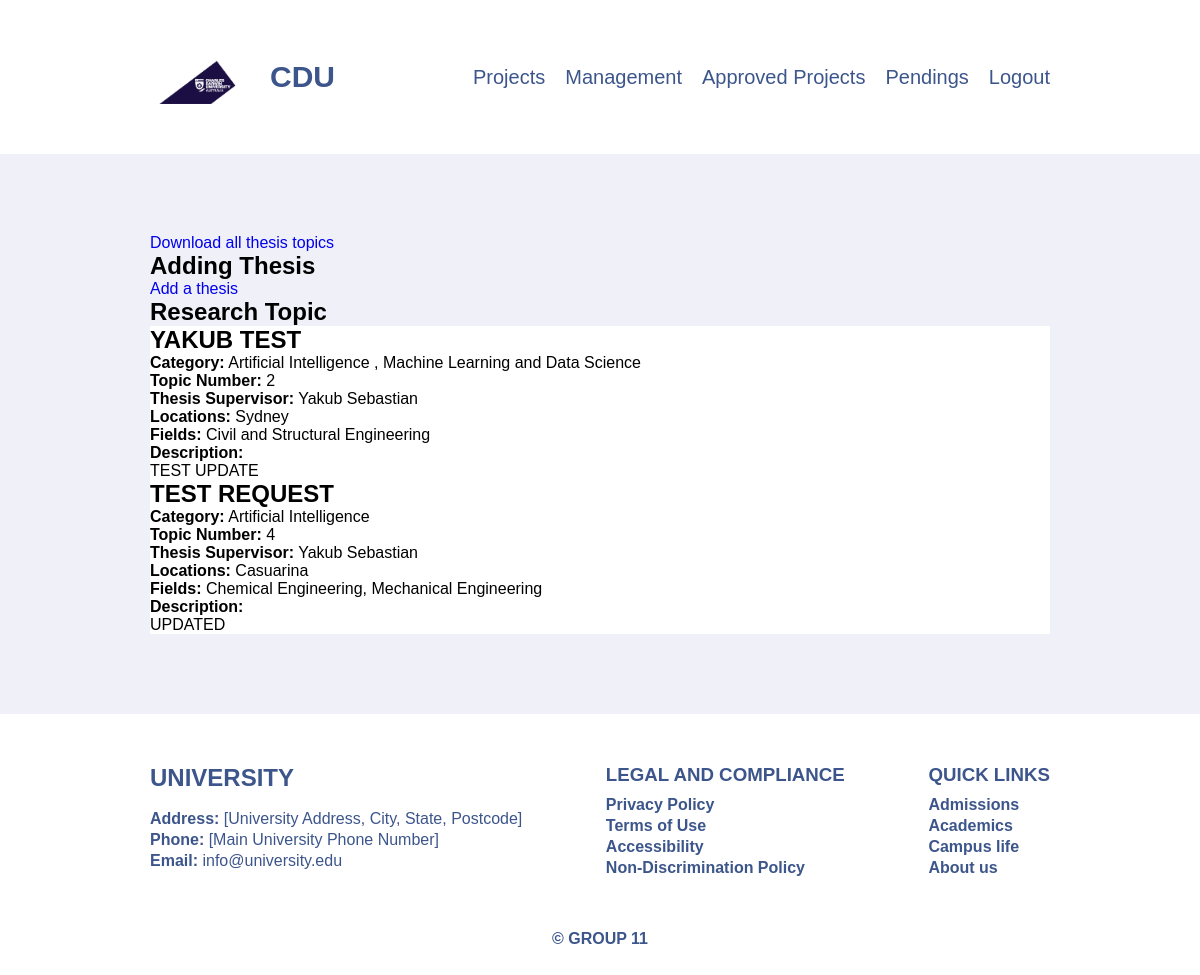
/management/projects/ (signed in), run on an earlier commit of the app's database.
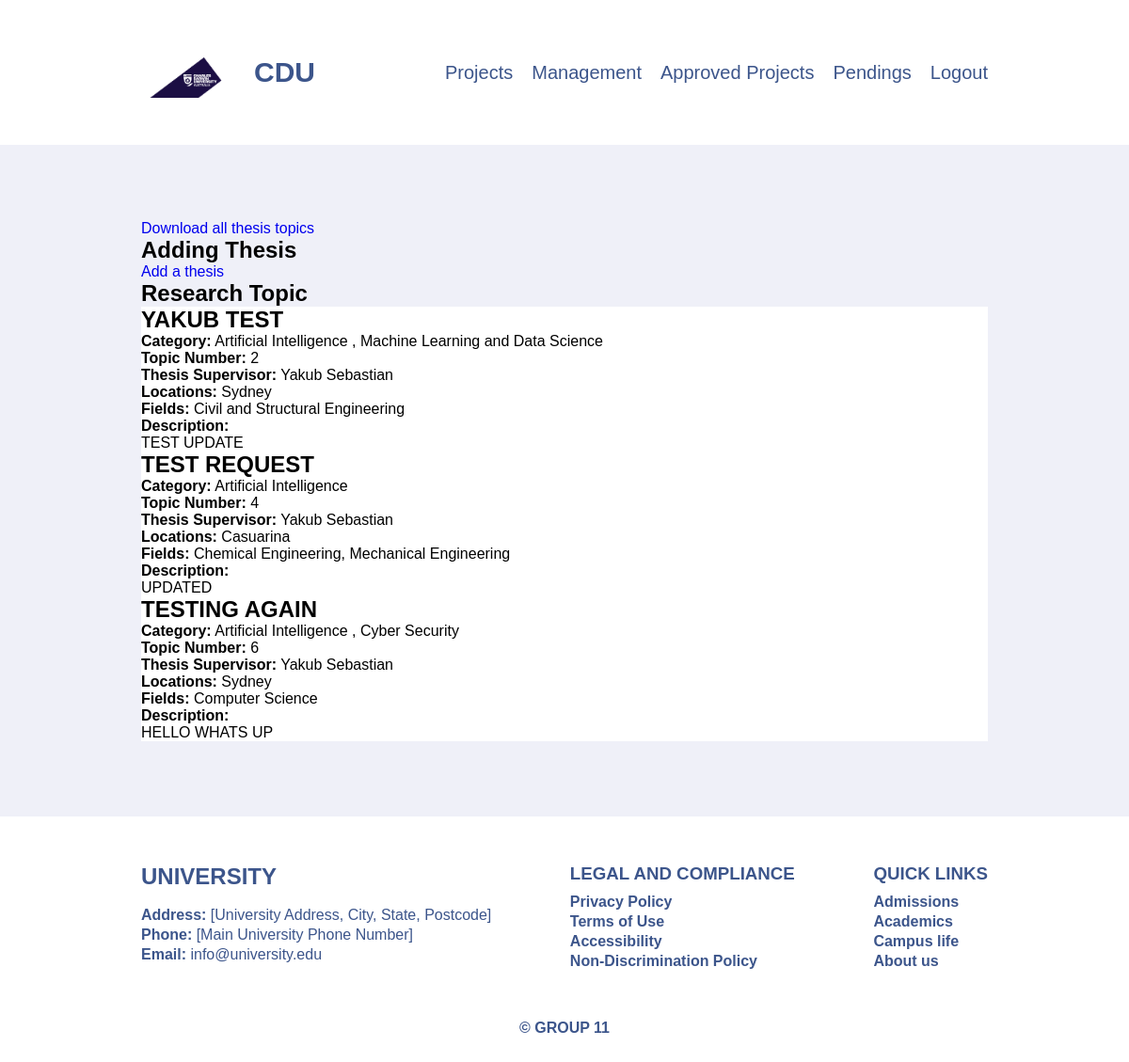
And on a later commit of the database.
### management/models.py (models this page shows, shortened)
class Project(models.Model):
    supervisor = models.ForeignKey(User, null=True, on_delete=models.SET_NULL)
    title = models.CharField(max_length=100, null=True)
    category = models.ManyToManyField("Category", blank=True)
    topic_num = models.PositiveIntegerField("Topic number", null=True, unique=True)
    location = models.ManyToManyField("Location", blank=True)
    research_areas = models.ManyToManyField("ResearchArea", blank=True)
    description = models.TextField(blank=True)

class Category(models.Model):
    name = models.CharField(max_length=100)

class Location(models.Model):
    name = models.CharField(max_length=30)

class ResearchArea(models.Model):
    name = models.CharField(max_length=60)

### accounts/models.py (models this page shows)
class User(AbstractUser):
    USER_TYPE_CHOICES = (
        ('unit_coordinator', 'Unit Coordinator'),
        ('supervisor', 'Supervisor'),
        ('student', 'Student'),
    )
    user_type = models.CharField(max_length=20, choices=USER_TYPE_CHOICES, default='student')
    groups = models.ManyToManyField(
        'auth.Group',
        verbose_name='groups',
        blank=True,
        help_text='The groups this user belongs to. A user will get all permissions granted to each of their groups.',
        related_name='custom_user_set',
        related_query_name='user',
    )
    user_permissions = models.ManyToManyField(
        'auth.Permission',
        verbose_name='user permissions',
        blank=True,
        help_text='Specific permissions for this user.',
        related_name='custom_user_set',
        related_query_name='user',
    )

### management/views.py (the view)
# urls.py: path("projects/", views.manage_project, name="manage-project"),
@login_required
@user_passes_test(lambda user: user.user_type in ['supervisor', 'unit_coordinator'])
def manage_project(request):
    projects_list = Project.objects.all().order_by("topic_num")
    context = {
        "projects": projects_list
    }
    return render(request, "management/management_project.html", context)

### management/templates/management/management_project.html (shortened to what this page needs)
{% extends "management/management_base.html" %}
{% load static %}
{% block css_files %}
    <link rel="stylesheet" href="{% static "management/management_project.css"%}">
{% endblock %}
{% block content %}
{% if user.is_authenticated  %}
    {% if user.user_type == "unit_coordinator" or user.user_type == "supervisor" %}
        <a href="{% url "project-csv" %}">Download all thesis topics</a>
        <section class="add">
            <h1>Adding Thesis</h1>
            <a href="{% url "add-project" %}">Add a thesis</a>
        </section>
        <section class="unit_coordinator">
            <h1 class="container__heading">Research Topic</h1>
            {% for project in projects %}
                <section class="section">
                    <div class="container">
                        <div class="project">
                            <h2 class="project__heading">{{ project.title }}</h2>
                            <p class="project__paragraph"><strong>Category:</strong>
                                {% for category in project.category.all %}
                                    {{ category.name }}
                                    {% if not forloop.last %}, {% endif %}
                                {% endfor %}
                            </p>
                            <p class="project__paragraph"><strong>Topic Number:</strong> {{ project.topic_num }}</p>
                            <p class="project__paragraph"><strong>Thesis Supervisor:</strong> {{ project.supervisor.first_name }} {{ project.supervisor.last_name }}</p>
                            <p class="project__paragraph"><strong>Locations:</strong>
                                {% for location in project.location.all %}
                                    {{ location.name }}{% if not forloop.last %}, {% endif %}
                                {% empty %}
                                    None
                                {% endfor %}
                                </p>
                            <p class="project__paragraph"><strong>Fields:</strong>
                                {% for research_area in project.research_areas.all %}
                                    {{ research_area.name }}{% if not forloop.last %}, {% endif %}
                                {% empty %}
                                    None
                                {% endfor %}
                            </p>
                            <p class="project__paragraph"><strong>Description: </strong> {{ project.description|linebreaks }}</p>
                        </div>
                    </div>
                </section>
            {% endfor %}
        </section>
    {% endif %}
{% endif %}
{% endblock content %}

### management/templates/management/management_base.html (shortened to what this page needs)
{% load static %}
<!DOCTYPE html>
<html lang="en">
<head>
    <link rel="stylesheet" href="{% static "management/management_base.css"%}">
    {% block css_files %}{% endblock %}
</head>
<body>
    <header class="header">
        <a class="link" href="{% url 'home' %}">
            <div class="header__logo">
                <img class="header__img" src="{% static "/img/CDU-Logo.png" %}" alt="Group 11 Logo">
                <div>CDU</div>
            </div>
        </a>
        <nav class="navigation">
            <ul class="navigation__list">
                <li class="navigation__item"><a class="link" href="{% url 'project-list' %}">Projects</a></li>
                {% if user.is_authenticated %}
                    {% if user.user_type == "supervisor" or user.user_type == "unit_coordinator" %}
                        <li class="navigation__item"><a class="link" href="{% url "management-index" %}">Management</a></li>
                        <li class="navigation__item"><a class="link" href="{% url "manage-project" %}">Approved Projects</a></li>
                        <li class="navigation__item"><a class="link" href="{% url "project-pendings" %}">Pendings</a></li>
                        <li class="navigation__item"><a class="link" href="{% url "account-logout" %}">Logout</a></li>
                    {% endif %}
                {% else %}
                <li class="navigation__item"><a class="link" href="{% url "account-login" %}">Login</a></li>
                {% endif %}
            </ul>
        </nav>
    </header>
    <main class="main">
        {% block content %}
        {% endblock content %}
    </main>
    <footer class="footer">
        <div class="first">
            <div class="footer-container">
                <h2>UNIVERSITY</h2>
                <br>
                <ul>
                    <li><strong>Address:</strong> [University Address, City, State, Postcode]</li>
                    <li><strong>Phone:</strong> [Main University Phone Number]</li>
                    <li><strong>Email:</strong> info@university.edu</li>
                </ul>
            </div>
            <div class="footer-container">
                <h3>LEGAL AND COMPLIANCE</h3>
                <ul>
                    <li><a href="#"><strong>Privacy Policy</strong></a></li>
                    <li><a href="#"><strong>Terms of Use</strong></a></li>
                    <li><a href="#"><strong>Accessibility</strong></a></li>
                    <li><a href="#"><strong>Non-Discrimination Policy</strong></a></li>
                </ul>
            </div>
            <div class="footer-container">
                <h3>QUICK LINKS</h3>
                <li><a href="#"><strong>Admissions</strong></a></li>
                <li><a href="#"><strong>Academics</strong></a></li>
                <li><a href="#"><strong>Campus life</strong></a></li>
                <li><strong><a class="link" href="{% url 'about' %}">About us</a></strong></li>
            </div>
        </div>
        <div class="accredition">
            <strong><p>&copy; GROUP 11</p></strong>
        </div>
    </footer>
</body>
</html>

### management/static/management/management_base.css (style rules this page uses)
:root { --color-primary: #3C558B; --color-secondary: white; --color-dark-blue: #1c0e45; --color-grey: #eff0f8; --color-text-dark: #182620; }
*, *::before, *::after { margin: 0; padding: 0; box-sizing: inherit; font-family: inherit; }
html { font-family: Arial, sans-serif; }
body { box-sizing: border-box; position: relative; display: flex; flex-direction: column; justify-content: space-between; }
.main { background-color: var(--color-grey); }
.header, .footer .first { display: flex; justify-content: space-between; }
.header__logo, .navigation__list { display: flex; align-items: center; }
.header__logo { font-weight: bold; font-size: 30px; }
.navigation__item .link { margin-left: 20px; font-size: 20px; }
.header, .footer { padding: 50px 150px; color: var(--color-primary); }
.main { padding: 80px 150px; }
.header__img { width: 100px; margin-right: 20px; }
li { list-style-type: none; }
a { text-decoration: none; }
.accredition { text-align: center; margin-top: 50px; }
.header__logo, .navigation__item .link, .footer-container li a { color: var(--color-primary); }
.footer-container h3 { margin-bottom: 10px; }
.footer-container ul li a, .footer-container li { margin-bottom: 3px; }
.navigation { display: flex; align-items: center; }

### management/static/management/management_project.css (style rules this page uses)
:root { --color-primary: #3C558B; --color-secondary: white; --color-dark-blue: #1c0e45; --color-grey: #eff0f8; --color-text-dark: #182620; }
.section { background-color: var(--color-secondary); }

What changed in the data, as far as the page shows it:
added Project: title "TESTING AGAIN", topic_num "6", supervisor.first_name "Yakub", supervisor.last_name "Sebastian", description "HELLO WHATS UP", Category (name "Artificial Intelligence"), Location (name "Sydney")
now on this page (row unchanged): Category: name "Cyber Security", shown under "TESTING AGAIN"
now on this page (row unchanged): ResearchArea: name "Computer Science", shown under "TESTING AGAIN"
